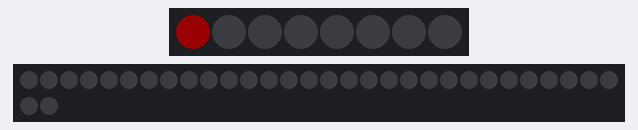
The sketch below on a simulated Arduino Uno, built with avr-gcc and run on an emulated ATmega328P. Parts: 8 RGB LEDs in strip order, left to right, 32 RGB LEDs in strip order, left to right, continuing on the next row. Dim RGB values are drawn brighter than linear.

Above: at 0.08 s.
At 0.68 s:
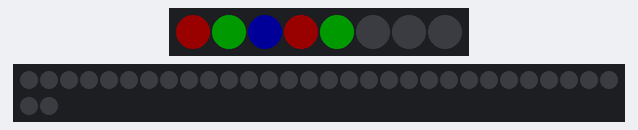
At 1.44 s:
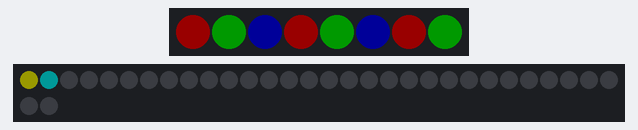
At 2.96 s:
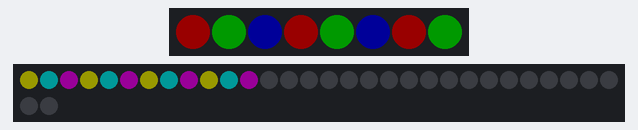
At 4.48 s:
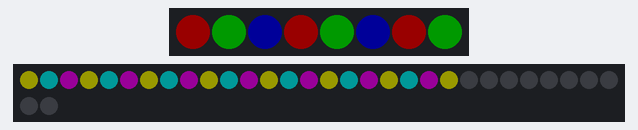
At 6.0 s:
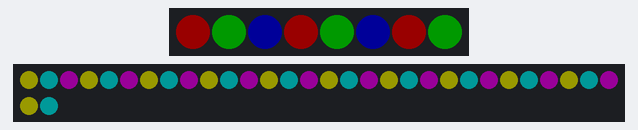

The sketch:

WS2812B.ino
```cpp
#include <FastLED.h>

// First LED strip definitions
#define LED_PIN_1   3
#define NUM_LEDS_1  8

// Second LED strip definitions
#define LED_PIN_2   2   // Example pin for the second strip
#define NUM_LEDS_2  32   // Adjust if your second strip has a different number of LEDs

CRGB leds_1[NUM_LEDS_1];
CRGB leds_2[NUM_LEDS_2];

void setup() {
  FastLED.addLeds<WS2812, LED_PIN_1, GRB>(leds_1, NUM_LEDS_1);
  FastLED.addLeds<WS2812, LED_PIN_2, GRB>(leds_2, NUM_LEDS_2);
}

void loop() {
  // Control the first LED strip
  for(int i = 0; i < NUM_LEDS_1; i++) {
    switch(i % 3) {
      case 0:
        leds_1[i] = CRGB(25, 0, 0); // Red
        break;
      case 1:
        leds_1[i] = CRGB(0, 25, 0); // Green
        break;
      case 2:
        leds_1[i] = CRGB(0, 0, 25); // Blue
        break;
    }
    FastLED.show();
    delay(150); // Adjust this delay to control the speed of the color cycling
  }

  // Control the second LED strip
  for(int i = 0; i < NUM_LEDS_2; i++) {
    switch(i % 3) {
      case 0:
        leds_2[i] = CRGB(25, 25, 0); // Yellow (example color)
        break;
      case 1:
        leds_2[i] = CRGB(0, 25, 25); // Cyan (example color)
        break;
      case 2:
        leds_2[i] = CRGB(25, 0, 25); // Magenta (example color)
        break;
    }
    FastLED.show();
    delay(150); // Adjust this delay to control the speed of the color cycling
  }

  // Optionally, add a delay at the end of the loop to see the pattern hold before it repeats.
  delay(1000); // This delay controls the pause before the pattern repeats.
}
```
